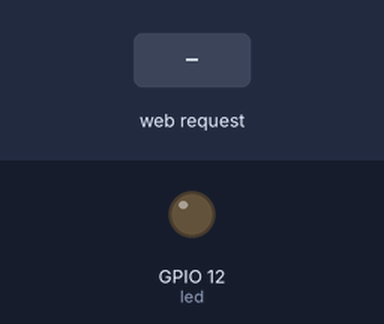
Recording of a sketch running on a simulated ESP8266 (NodeMCU). Parts: output pins drawn as LEDs (lit = HIGH). The inputs (shaded band) are chosen by the test bench. WiFi joins after 1.5 s; servers stay silent unless stated; what the sketch prints to the serial monitor is not drawn.

Above: at 2.9 s.
3.0 s: HTTP request GET /on received
At 4.2 s:
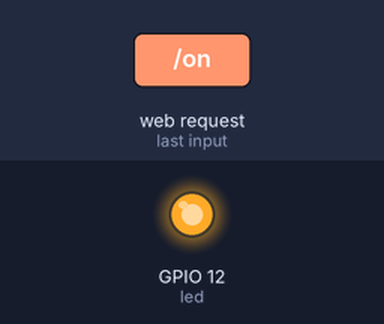
4.5 s: HTTP request GET /off received
At 5.3 s:
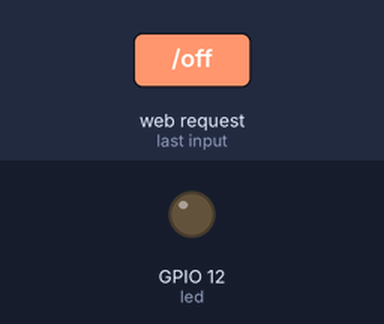
Timing chart, 0 to 7.5 s (numbered marks = the images above; inputs shaded):
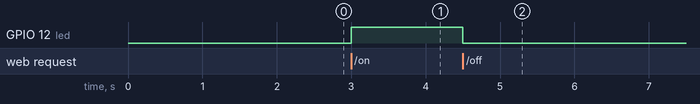

The sketch:

clitnt_switch.ino
```cpp
#include <stdio.h>
#include <ESP8266WiFi.h>
#include <WiFiClient.h>
#include <ESP8266WebServer.h>
#include <ESP8266mDNS.h>

const char* ssid = "rtlink";
const char* password = "1111111110";

ESP8266WebServer server(80);
WiFiClient client;
IPAddress server1(192,168,0,10);

const int led = 12;

void handleRoot() {
  server.send(200, "text/plain", "Hello from Billy");
}

void handleOn(){
  digitalWrite(led, HIGH);
  server.send(200, "text/plain", "Switch On");
}

void handleOff(){
  digitalWrite(led, LOW);
  server.send(200, "text/plain", "Switch Off");
}

void handleStatus(){
  char buffer[1];
  sprintf(buffer, "%01d", digitalRead(led));
  server.send(200, "text/plain", buffer);
}

void setup(void){
  pinMode(led, OUTPUT);

  Serial.begin(115200);
  WiFi.begin(ssid, password);
  Serial.println("");

  // Wait for connection
  while (WiFi.status() != WL_CONNECTED) {
    delay(500);
    Serial.print(".");
  }
  Serial.println("");
  Serial.print("Connected to ");
  Serial.println(ssid);
  Serial.print("IP address: ");
  Serial.println(WiFi.localIP());

  if (client.connect(server1, 3000)) {
    Serial.println("Connect OK........");

    char buffer[100];
    // 디바이스 스위치 번호 & 이름을 서버로 전송한다.
    sprintf(buffer, "GET /regist?number=2&ip=%s&name=SecondSW HTTP/1.0", WiFi.localIP().toString().c_str());

    client.println(buffer);
    client.println();
  }

  if (MDNS.begin("esp8266")) {
    Serial.println("MDNS responder started");
  }

  server.on("/", handleRoot);
  server.on("/on", handleOn);
  server.on("/off", handleOff);
  server.on("/status", handleStatus);

  server.begin();
  Serial.println("HTTP server started");
}

void loop(void){
  server.handleClient();
}
```

Measured:
- after the input at 3.0 s, GPIO 12 (led): LOW → HIGH at once
- after the input at 4.5 s, GPIO 12 (led): HIGH → LOW at once
